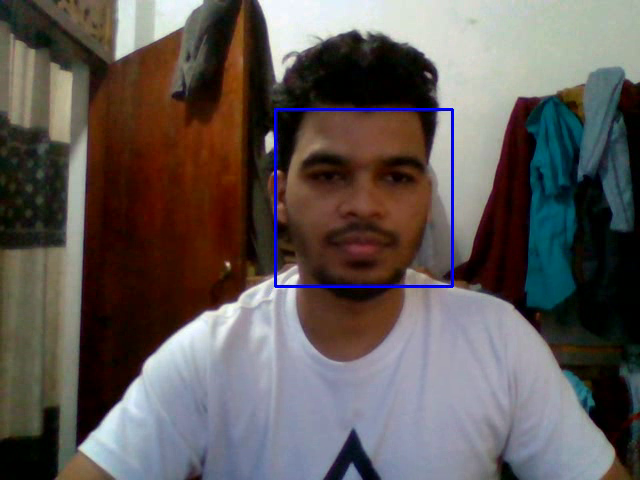
#> input picture frame 15 of Face Tracking/face_tracking.mp4, 640 x 480 px, given in place of the camera
$ jupyter execute color_detection_opencv.ipynb
#> lines starting #> are read from the running program, lines starting #| are printed output that depends on the picture; after the words box and inside, x2 and y2 are one past the last pixel; in counts of white or black regions, pixels touching at a corner belong together
[cell 1]
import cv2
from PIL import Image

[cell 2]
import numpy as np
import cv2

[cell 3]
def get_limits(color):
    c = np.uint8([[color]])  # BGR values
    hsvC = cv2.cvtColor(c, cv2.COLOR_BGR2HSV)

    hue = hsvC[0][0][0]  # Get the hue value

    # Handle red hue wrap-around
    if hue >= 165:  # Upper limit for divided red hue
        lowerLimit = np.array([hue - 10, 100, 100], dtype=np.uint8)
        upperLimit = np.array([180, 255, 255], dtype=np.uint8)
    elif hue <= 15:  # Lower limit for divided red hue
        lowerLimit = np.array([0, 100, 100], dtype=np.uint8)
        upperLimit = np.array([hue + 10, 255, 255], dtype=np.uint8)
    else:
        lowerLimit = np.array([hue - 10, 100, 100], dtype=np.uint8)
        upperLimit = np.array([hue + 10, 255, 255], dtype=np.uint8)

    return lowerLimit, upperLimit

[cell 4]
yellow = [0, 255, 255]  # yellow in BGR colorspace
cap = cv2.VideoCapture(0)

[cell 5]
blue_bgr = [255, 0, 0]
cap = cv2.VideoCapture(0)

[cell 6]
red_bgr = [0, 0, 255]  # BGR for red
cap = cv2.VideoCapture(0)

[cell 7]
red_bgr = [0, 0, 0]  # BGR for red
cap = cv2.VideoCapture(0)

[cell 8]
while True:
    ret, frame = cap.read()
#> frame is the input picture: shape (480, 640, 3); mean B, G, R 87.1, 89.2, 96.3

    hsvImage = cv2.cvtColor(frame, cv2.COLOR_BGR2HSV)
#> hsvImage: shape (480, 640, 3); mean H, S, V 57.3, 118.1, 107.7

    lowerLimit, upperLimit = get_limits(color=red_bgr)

    mask = cv2.inRange(hsvImage, lowerLimit, upperLimit)
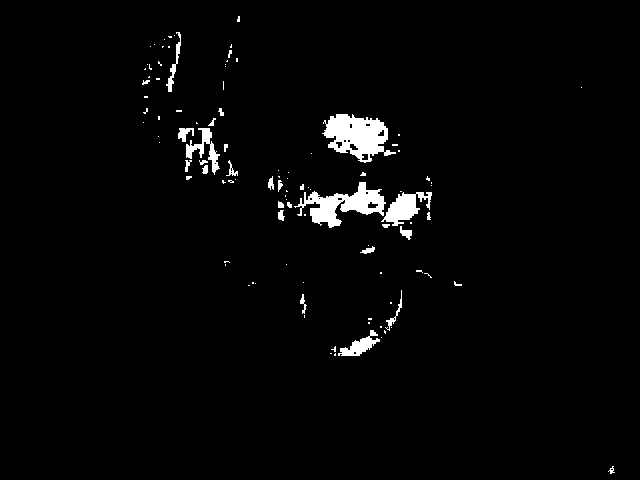
#> mask: shape (480, 640); 2.3% white; 105 white regions (75 under 20 px), largest, box (x1, y1, x2, y2) and area: (322, 114, 396, 163) 2042, (294, 182, 386, 228) 1752, (381, 192, 432, 226) 833

    mask_ = Image.fromarray(mask)

    bbox = mask_.getbbox()
#> bbox = (142, 16, 615, 474)

    if bbox is not None:
        x1, y1, x2, y2 = bbox
#> x1 = 142; y1 = 16; x2 = 615; y2 = 474

        frame = cv2.rectangle(frame, (x1, y1), (x2, y2), (0, 255, 0), 5)
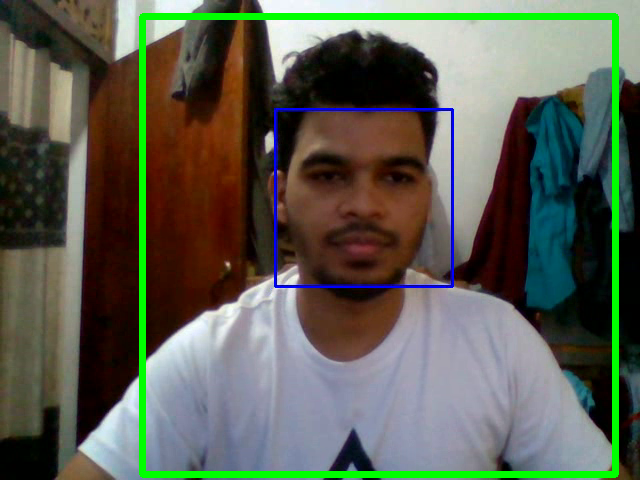
#> frame: shape (480, 640, 3); 4.24% of pixels changed, all inside (x1, y1, x2, y2) = (139, 13, 619, 478)

    cv2.imshow('frame', frame)

    if cv2.waitKey(1) & 0xFF == ord('q'):
#> (key q is pressed here)
        break

cap.release()

cv2.destroyAllWindows()

[cell 9]
import numpy as np
import cv2

def get_red_limits():
    # Define the lower and upper limits for red in HSV
    lower_red1 = np.array([0, 100, 100], dtype=np.uint8)    # Lower red (hue from 0 to 10)
    upper_red1 = np.array([10, 255, 255], dtype=np.uint8)

    lower_red2 = np.array([170, 100, 100], dtype=np.uint8)  # Upper red (hue from 170 to 180)
    upper_red2 = np.array([180, 255, 255], dtype=np.uint8)

    return (lower_red1, upper_red1), (lower_red2, upper_red2)

def detect_red(frame):
    # Convert the frame to HSV
    hsv_frame = cv2.cvtColor(frame, cv2.COLOR_BGR2HSV)

    # Get the red color ranges
    (lower_red1, upper_red1), (lower_red2, upper_red2) = get_red_limits()

    # Create two masks to cover the red hue range
    mask1 = cv2.inRange(hsv_frame, lower_red1, upper_red1)
    mask2 = cv2.inRange(hsv_frame, lower_red2, upper_red2)

    # Combine the two masks
    red_mask = cv2.bitwise_or(mask1, mask2)

    # Find contours in the mask
    contours, _ = cv2.findContours(red_mask, cv2.RETR_EXTERNAL, cv2.CHAIN_APPROX_SIMPLE)

    return contours, red_mask

def draw_rectangles(frame, contours):
    # Draw rectangles around detected contours
    for contour in contours:
        if cv2.contourArea(contour) > 500:  # Filter small areas (adjust threshold as needed)
            x, y, w, h = cv2.boundingRect(contour)
            cv2.rectangle(frame, (x, y), (x + w, y + h), (0, 255, 0), 2)  # Draw a green rectangle

# Open video capture (0 for webcam or provide video file path)
video_capture = cv2.VideoCapture(0)  # Use 'cv2.VideoCapture('path_to_video.mp4')' for video file

# Get frame width and height
frame_width = int(video_capture.get(3))
frame_height = int(video_capture.get(4))

# Define the codec and create VideoWriter objects for each video
fourcc = cv2.VideoWriter_fourcc(*'XVID')  # Codec for saving videos in .avi format

# Create VideoWriter objects for original, red-detected, and red-mask videos
original_writer = cv2.VideoWriter('original_output.mp4', fourcc, 20.0, (frame_width, frame_height))
red_detected_writer = cv2.VideoWriter('red_detected_output.mp4', fourcc, 20.0, (frame_width, frame_height))
red_mask_writer = cv2.VideoWriter('red_mask_output.mp4', fourcc, 20.0, (frame_width, frame_height), isColor=False)

while True:
    # Capture each frame from the video stream
    ret, frame = video_capture.read()

    if not ret:
        print("Failed to grab frame")
        break

    # Detect red color in the current frame
    contours, red_mask = detect_red(frame)
#> in detect_red, `mask2 = cv2.inRange(hsv_frame, lower_red2, upper_red2)`:
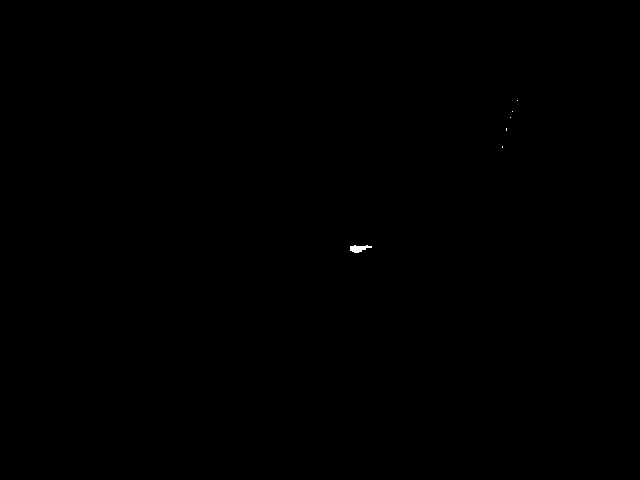
#> mask2: shape (480, 640); 0.04% white; 6 white regions (5 under 20 px), largest, box (x1, y1, x2, y2) and area: (350, 245, 372, 253) 107
#> in detect_red, `red_mask = cv2.bitwise_or(mask1, mask2)`: red_mask: shape (480, 640); 2.4% white; 109 white regions (79 under 20 px)
#> in detect_red, `contours, _ = cv2.findContours(red_mask, cv2.RETR_EXTERNAL, cv2.CHAIN_..`: contours = 109 contours, 91 with area under 20; largest, box (x1, y1, x2, y2) and area: (322, 114, 396, 163) 2030, (294, 182, 386, 228) 1616, (381, 192, 432, 226) 722, (186, 128, 220, 175) 400, (338, 330, 380, 356) 369

    # Draw rectangles around detected red areas
    draw_rectangles(frame, contours)
#> the loop in draw_rectangles, `for contour in contours:` made 109 passes
#> (x, y, w, h) on passes 38, 46, 79: (381, 192, 51, 34), (294, 182, 92, 46), (322, 114, 74, 49)
#> contour on passes 2, 3, 5, 6, 8, 9: [[335, 353], [334, 354], [334, 355], [335, 355]], [[330, 353], [331, 353]], [[381, 337]], [[384, 330], [384, 332], [385, 333], [385, 331]], [[391, 327]], [[380, 326], [380, 327], [381, 327], [381, 326]]
#> after the loop in draw_rectangles, `for contour in contours:`:
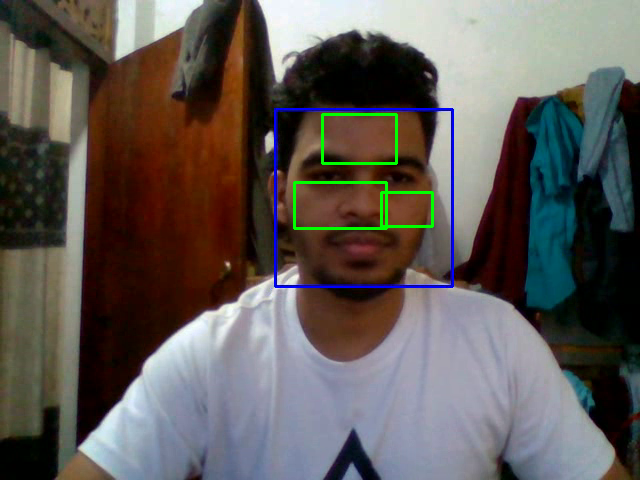
#> frame: shape (480, 640, 3); 0.66% of pixels changed, all inside (x1, y1, x2, y2) = (293, 113, 434, 230)

    # Write the frames to the respective video files
    original_writer.write(frame)            # Original video with rectangles
    red_detected_writer.write(frame)  # Red-detected video (now with rectangles)
    red_mask_writer.write(red_mask)          # Red mask video

    # Display the results
    cv2.imshow("Original Video", frame)
    cv2.imshow("Red Mask", red_mask)

    # Break the loop on 'q' key press
    if cv2.waitKey(1) & 0xFF == ord('q'):
#> (key q is pressed here)
        break

# Release the video capture and writer objects and close windows
video_capture.release()
original_writer.release()
red_detected_writer.release()
red_mask_writer.release()

cv2.destroyAllWindows()

$ run again, starting later in the video
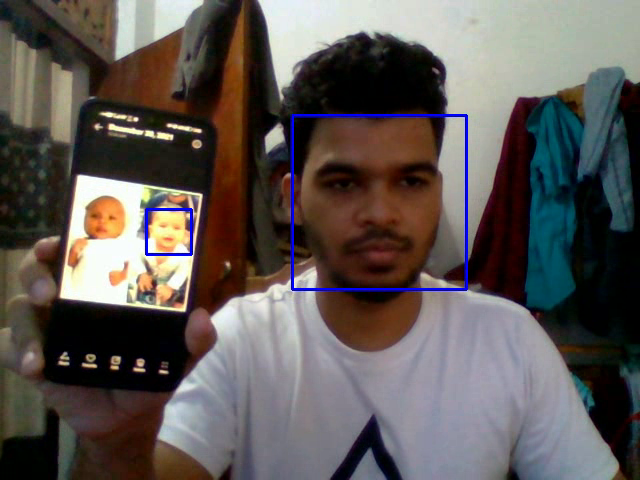
#> input picture frame 71 of Face Tracking/face_tracking.mp4, 640 x 480 px, given in place of the camera
#> frame is the input picture: shape (480, 640, 3); mean B, G, R 85.4, 88.1, 94.5
#> hsvImage: shape (480, 640, 3); mean H, S, V 62.1, 105.8, 103.5
#> `mask = cv2.inRange(hsvImage, lowerLimit, upperLimit)`:
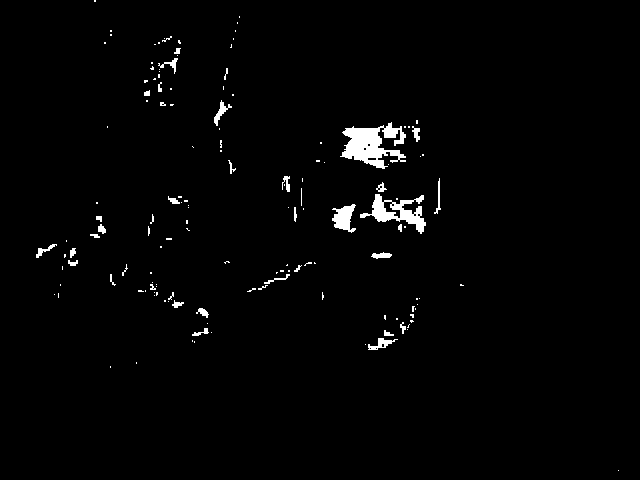
#> mask: shape (480, 640); 1.7% white; 144 white regions (109 under 20 px), largest, box (x1, y1, x2, y2) and area: (340, 122, 406, 169) 1636, (360, 194, 426, 234) 971, (332, 204, 356, 233) 406
#> bbox = (36, 0, 619, 471)
#> x1 = 36; y1 = 0; x2 = 619; y2 = 471
#> mask2: shape (480, 640); 0.03% white in thin lines or dots, all inside (x1, y1, x2, y2) = (65, 107, 515, 332)
#> red_mask: shape (480, 640); 1.7% white; 146 white regions (109 under 20 px)
#> in detect_red, `contours, _ = cv2.findContours(red_mask, cv2.RETR_EXTERNAL, cv2.CHAIN_..`: contours = 146 contours, 123 with area under 20; largest, box (x1, y1, x2, y2) and area: (340, 122, 406, 169) 1458, (360, 194, 426, 234) 952, (332, 204, 356, 233) 353, (368, 338, 398, 350) 116, (214, 100, 232, 126) 104
#> the loop in draw_rectangles, `for contour in contours:` made 146 passes
#> (x, y, w, h) on passes 85, 110: (360, 194, 66, 40), (340, 122, 66, 47)
#> after the loop in draw_rectangles, `for contour in contours:`:
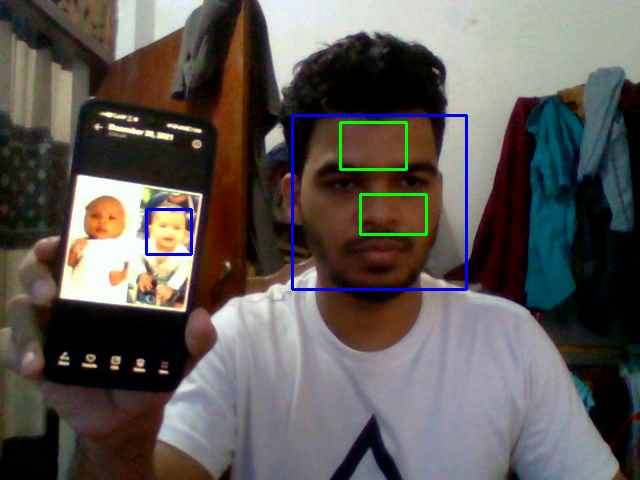
#> frame: shape (480, 640, 3); 0.43% of pixels changed, all inside (x1, y1, x2, y2) = (339, 121, 428, 236)

$ run again, starting later in the video
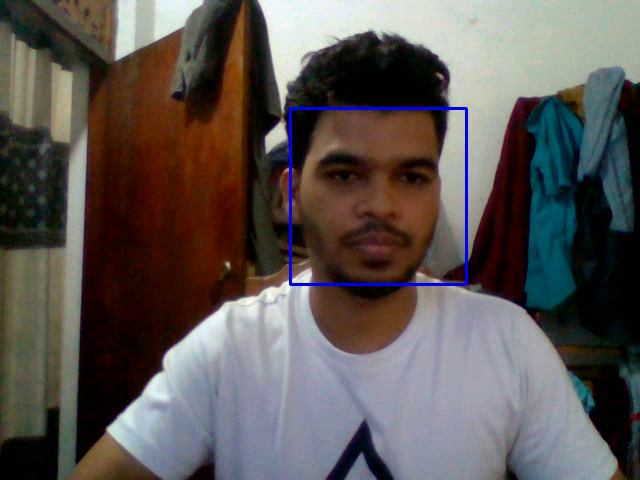
#> input picture frame 126 of Face Tracking/face_tracking.mp4, 640 x 480 px, given in place of the camera
#> frame is the input picture: shape (480, 640, 3); mean B, G, R 84.1, 86.7, 92.6
#> hsvImage: shape (480, 640, 3); mean H, S, V 58.5, 117.5, 103.7
#> `mask = cv2.inRange(hsvImage, lowerLimit, upperLimit)`:
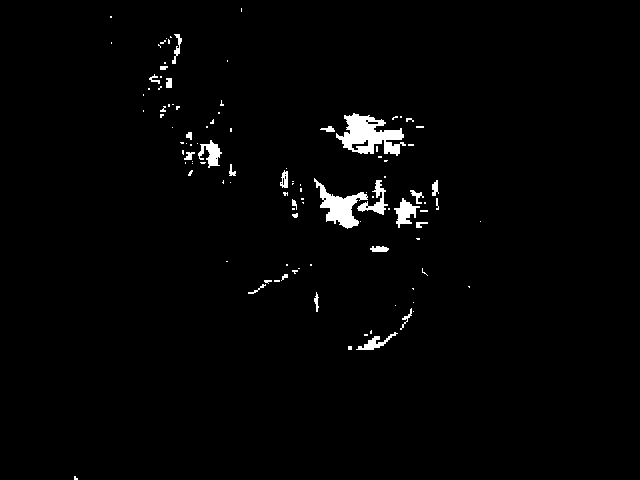
#> mask: shape (480, 640); 1.8% white; 107 white regions (78 under 20 px), largest, box (x1, y1, x2, y2) and area: (336, 113, 406, 156) 1580, (314, 178, 368, 229) 1020, (394, 198, 420, 228) 359
#> bbox = (74, 8, 481, 480)
#> x1 = 74; y1 = 8; x2 = 481; y2 = 480
#> mask2: shape (480, 640); 0.01% white in thin lines or dots, all inside (x1, y1, x2, y2) = (368, 107, 515, 251)
#> red_mask: shape (480, 640); 1.8% white; 110 white regions (81 under 20 px)
#> in detect_red, `contours, _ = cv2.findContours(red_mask, cv2.RETR_EXTERNAL, cv2.CHAIN_..`: contours = 110 contours, 90 with area under 20; largest, box (x1, y1, x2, y2) and area: (336, 113, 406, 156) 1504, (314, 178, 368, 229) 916, (394, 198, 420, 228) 300, (357, 180, 388, 215) 276, (198, 140, 222, 168) 266
#> the loop in draw_rectangles, `for contour in contours:` made 110 passes
#> (x, y, w, h) on passes 50, 84: (314, 178, 54, 51), (336, 113, 70, 43)
#> after the loop in draw_rectangles, `for contour in contours:`:
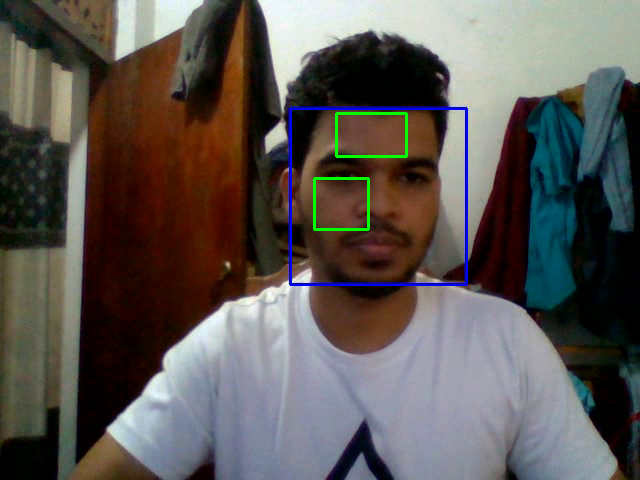
#> frame: shape (480, 640, 3); 0.42% of pixels changed, all inside (x1, y1, x2, y2) = (313, 112, 408, 231)
